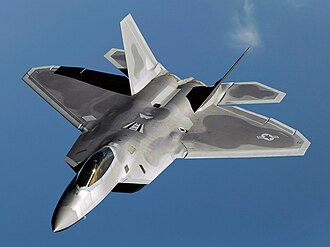
#> input picture images/F-22.jpg, 330 x 247 px
$ python streaming.py images/F-22.jpg images/F-22.jpg
#> lines starting #> are read from the running program, lines starting #| are printed output that depends on the picture
##################################################################################
# Course: Digital Logic
# Engineer(s): Ryan Parhizi (rypa7834)
#
# Module Name: streaming
# Project Name: FPGA Video Card
# Description: Prepares an image by resizing it to 320x240 resolution and converting to an 8-bit grayscale.
#              Then transmits image data from a host PC to a boolean board via UART.
##################################################################################

from PIL import Image
import serial
import sys

# Check to make sure command line used the proper serial port and image file location/name
if len(sys.argv) != 3:
    print("Usage: python3 send_image_gray.py <serial_port> <image_file>")
    sys.exit(1)

port = sys.argv[1]
image_file = sys.argv[2]

# Load the image, resize it to 320x240, convert it to grayscale so each pixel can be represented by a single byte (0-255)
img = Image.open(image_file).resize((320, 240)).convert("L")
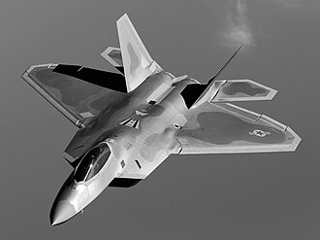
#> img: PIL image 320x240 L; min 0, max 255, mean 109.9

# Make the image into a bytearray so that it can be easily transferred over UART
pixel_data = bytearray(img.getdata())

print(f"Sending {len(pixel_data)} bytes over UART at 115200 baud...")
#> (printed output is left out)

# Create a serial connection at 115200 bits per second
ser = serial.Serial(port, 115200)

# Send the entire pixel data byte array through UART then close the serial connection
ser.write(pixel_data)
ser.close()
